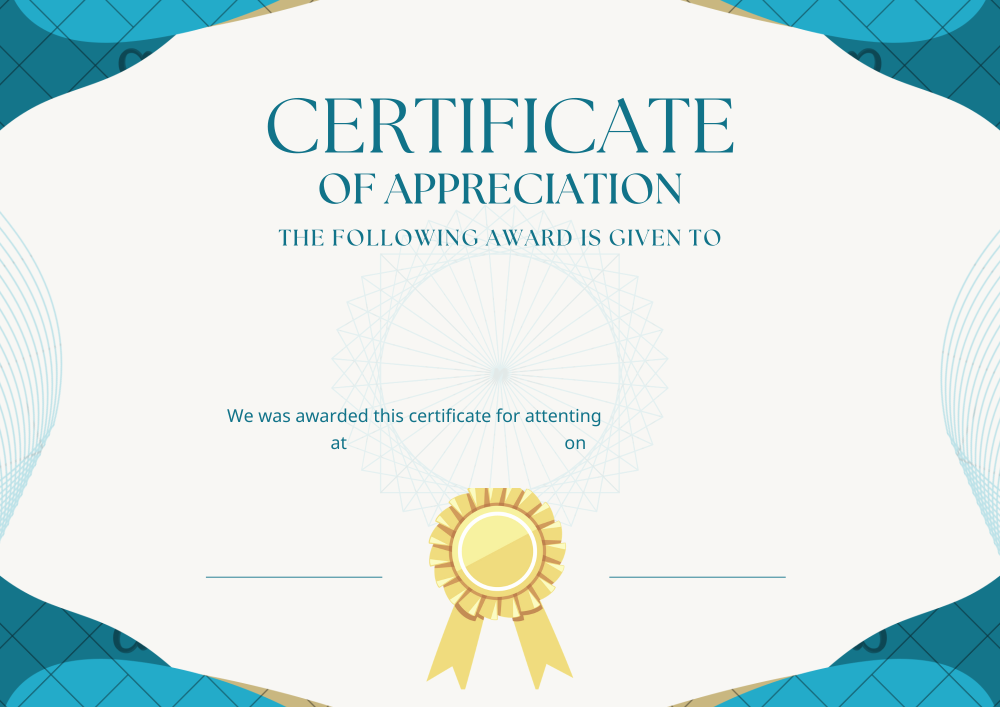
#> input picture certificates/cert/cert2.png, 2000 x 1414 px, found by its file name (shown at 1/2 size)
$ python certificate2.py   (older library calls are emulated)
#> lines starting #> are read from the running program, lines starting #| are printed output that depends on the picture
from PIL import Image,ImageDraw,ImageFont
import os
if not os.path.exists('certificates/certificatesave'):
    os.makedirs('certificates/certificatesave')
#FONT_FILE = ImageFont.truetype("arial.ttf", 50)
#FONT_FILE_o = ImageFont.truetype("arial.ttf", 30)
FONT_COLOR = "#000000"
t1 = Image.open('certificates/cert/cert2.png')
#> t1 is the input picture: PIL image 2000x1414 RGBA; mean R, G, B, A 220.9, 232.9, 230.9, 255
WIDTH, HEIGHT = t1.size
#> WIDTH = 2000; HEIGHT = 1414
def make_certificates2(name,event,date,venue,desig,n1,url1,log1):
#> called with name = 'Soham Chakraborty', event = 'Devfest 2k23', date = '28.12.2022', venue = 'Taal Kutir Convention', desig = 'Principal', n1 = 'Mitra Basu', url1 = 'signs/sig1.png', log1 = 'logos/logo1.png'
    image_source = Image.open('certificates/cert/cert2.png')
    draw = ImageDraw.Draw(image_source)
    name_width, name_height = draw.textsize(name)
#> name_width = 92; name_height = 12
    draw.text((740,516), name, fill=FONT_COLOR,font=ImageFont.truetype("arial.ttf",70))
    event_width, event_height = draw.textsize(event)
#> event_width = 60; event_height = 10
    draw.text((415,816), event, fill=FONT_COLOR,font=ImageFont.truetype("arial.ttf",40))
    date_width, date_height = draw.textsize(date)
#> date_width = 52; date_height = 10
    draw.text((1420,810), date, fill=FONT_COLOR,font=ImageFont.truetype("arial.ttf",40))
    venue_width, venue_height = draw.textsize(venue)
#> venue_width = 101; venue_height = 10
    draw.text((769,812), venue, fill=FONT_COLOR,font=ImageFont.truetype("arial.ttf",40))

    desig_width, desig_height = draw.textsize(desig)
#> desig_width = 42; desig_height = 12
    draw.text((520,1161), desig, fill=FONT_COLOR,font=ImageFont.truetype("arial.ttf",30))
    #design_width, design_height = draw.textsize(design)
    #draw.text((1302,1161), design, fill=FONT_COLOR,font=ImageFont.truetype("arial.ttf",30))
    n1_width, n1_height = draw.textsize(n1)
#> n1_width = 48; n1_height = 10
    draw.text((488,1110), n1, fill=FONT_COLOR,font=ImageFont.truetype("arial.ttf",30))
    # [4 lines of commented-out code are left out]

    insert_image1 = Image.open(url1)
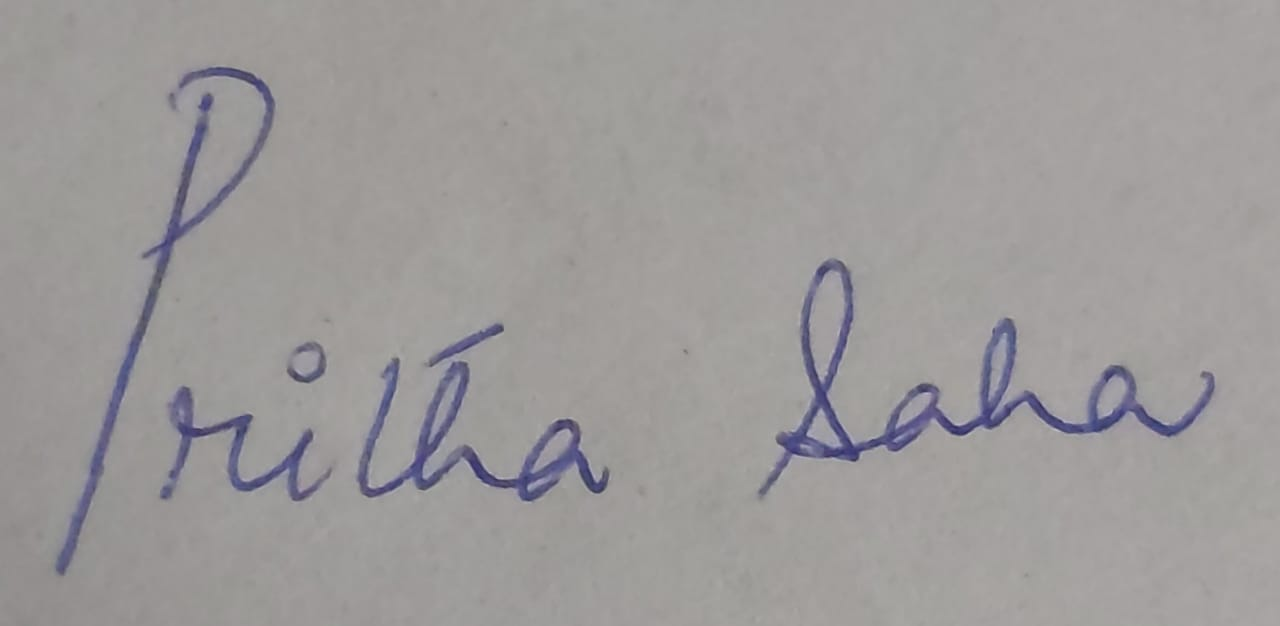
#> input picture certificates/signs/sig1.png, 1280 x 626 px
#> insert_image1 is the input picture: PIL image 1280x626 RGB; mean R, G, B 157.3, 154.4, 154.2
    #insert_image2 = Image.open(url2)

    width1, height1 = insert_image1.size
#> width1 = 1280; height1 = 626
    #width2, height2 = insert_image2.size
    x = width1/height1
#> x = 2.04
    #y = width2/height2
    if x <= 3:
        insert_image1 = insert_image1.resize((250,75))
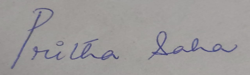
#> insert_image1: PIL image 250x75 RGB; mean R, G, B 157.3, 154.4, 154.2
        image_source.paste(insert_image1, (453,1020))
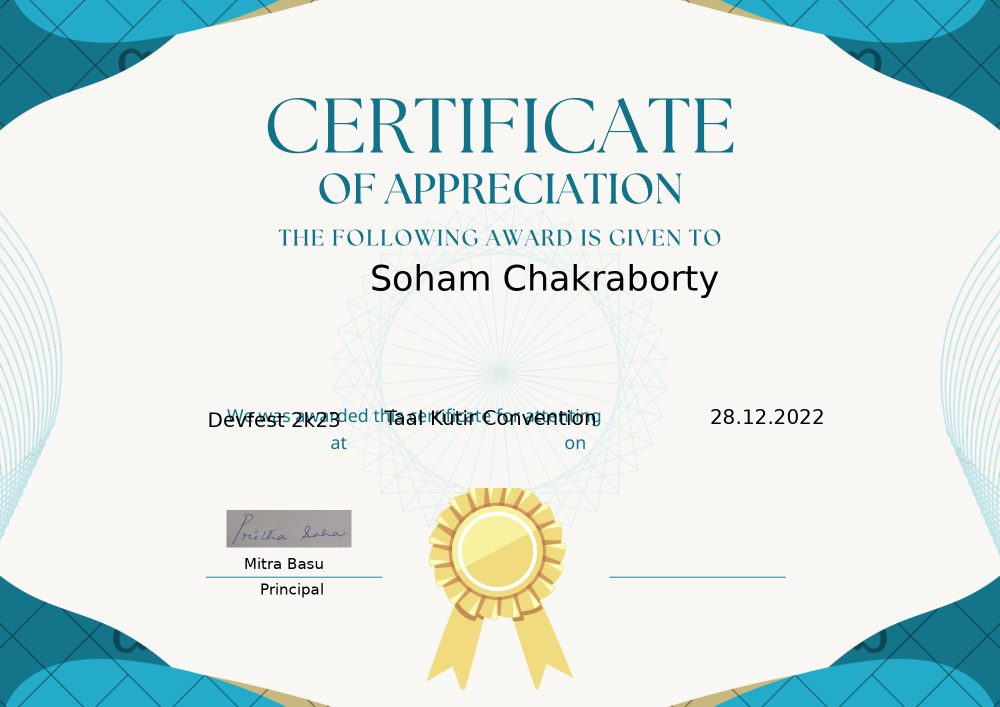
#> image_source: PIL image 2000x1414 RGBA (shown at 1/2 size); mean R, G, B, A 218.7, 230.6, 228.7, 255
    else :
        insert_image1 = insert_image1.resize((450,75))
        image_source.paste(insert_image1, (453,1020))

    # [6 lines of commented-out code are left out]

#> (the run stopped early here; a loop or call above may not have finished)
